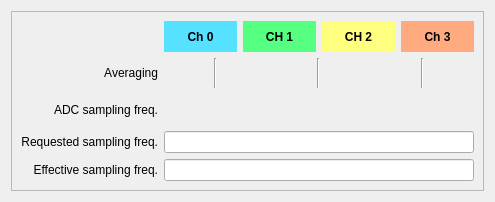
<?xml version="1.0" encoding="UTF-8"?>
<ui version="4.0">
 <class>Form</class>
 <widget class="QWidget" name="Form">
  <property name="geometry">
   <rect>
    <x>0</x>
    <y>0</y>
    <width>495</width>
    <height>202</height>
   </rect>
  </property>
  <property name="windowTitle">
   <string>Scope${MUX} decimation settings</string>
  </property>
  <layout class="QGridLayout" name="gridLayout">
   <item row="0" column="0">
    <widget class="QFrame" name="frame">
     <property name="frameShape">
      <enum>QFrame::StyledPanel</enum>
     </property>
     <property name="frameShadow">
      <enum>QFrame::Raised</enum>
     </property>
     <layout class="QGridLayout" name="gridLayout_2">
      <item row="3" column="0">
       <widget class="QLabel" name="label_2">
        <property name="text">
         <string>Requested sampling freq.</string>
        </property>
        <property name="alignment">
         <set>Qt::AlignRight|Qt::AlignTrailing|Qt::AlignVCenter</set>
        </property>
       </widget>
      </item>
      <item row="1" column="1">
       <layout class="QHBoxLayout" name="horizontalLayout_7" stretch="0,0,0,0,0,0,0,0,0,0,0,0,0">
        <item>
         <widget class="PyDMEnumButton" name="PyDMEnumButton_27">
          <property name="maximumSize">
           <size>
            <width>16777215</width>
            <height>44</height>
           </size>
          </property>
          <property name="font">
           <font>
            <pointsize>8</pointsize>
           </font>
          </property>
          <property name="toolTip">
           <string/>
          </property>
          <property name="styleSheet">
           <string notr="true">QPushButton{font: 8px;}</string>
          </property>
          <property name="channel" stdset="0">
           <string>ca://${DEVICE}:DAQMUX${MUX}_DECIMATIONAVG0</string>
          </property>
          <property name="orientation" stdset="0">
           <enum>Qt::Horizontal</enum>
          </property>
          <property name="marginTop" stdset="0">
           <number>0</number>
          </property>
          <property name="marginBottom" stdset="0">
           <number>0</number>
          </property>
          <property name="marginLeft" stdset="0">
           <number>0</number>
          </property>
          <property name="marginRight" stdset="0">
           <number>0</number>
          </property>
          <property name="horizontalSpacing" stdset="0">
           <number>0</number>
          </property>
          <property name="verticalSpacing" stdset="0">
           <number>0</number>
          </property>
         </widget>
        </item>
        <item>
         <spacer name="horizontalSpacer_3">
          <property name="orientation">
           <enum>Qt::Horizontal</enum>
          </property>
          <property name="sizeHint" stdset="0">
           <size>
            <width>40</width>
            <height>20</height>
           </size>
          </property>
         </spacer>
        </item>
        <item>
         <widget class="Line" name="line">
          <property name="orientation">
           <enum>Qt::Vertical</enum>
          </property>
         </widget>
        </item>
        <item>
         <spacer name="horizontalSpacer_2">
          <property name="orientation">
           <enum>Qt::Horizontal</enum>
          </property>
          <property name="sizeHint" stdset="0">
           <size>
            <width>40</width>
            <height>20</height>
           </size>
          </property>
         </spacer>
        </item>
        <item>
         <widget class="PyDMEnumButton" name="PyDMEnumButton_30">
          <property name="maximumSize">
           <size>
            <width>16777215</width>
            <height>44</height>
           </size>
          </property>
          <property name="font">
           <font>
            <pointsize>8</pointsize>
           </font>
          </property>
          <property name="toolTip">
           <string/>
          </property>
          <property name="styleSheet">
           <string notr="true">QPushButton{font: 8px;}</string>
          </property>
          <property name="channel" stdset="0">
           <string>ca://${DEVICE}:DAQMUX${MUX}_DECIMATIONAVG1</string>
          </property>
          <property name="orientation" stdset="0">
           <enum>Qt::Horizontal</enum>
          </property>
          <property name="marginTop" stdset="0">
           <number>0</number>
          </property>
          <property name="marginBottom" stdset="0">
           <number>0</number>
          </property>
          <property name="marginLeft" stdset="0">
           <number>0</number>
          </property>
          <property name="marginRight" stdset="0">
           <number>0</number>
          </property>
          <property name="horizontalSpacing" stdset="0">
           <number>0</number>
          </property>
          <property name="verticalSpacing" stdset="0">
           <number>0</number>
          </property>
         </widget>
        </item>
        <item>
         <spacer name="horizontalSpacer_5">
          <property name="orientation">
           <enum>Qt::Horizontal</enum>
          </property>
          <property name="sizeHint" stdset="0">
           <size>
            <width>40</width>
            <height>20</height>
           </size>
          </property>
         </spacer>
        </item>
        <item>
         <widget class="Line" name="line_2">
          <property name="orientation">
           <enum>Qt::Vertical</enum>
          </property>
         </widget>
        </item>
        <item>
         <spacer name="horizontalSpacer_6">
          <property name="orientation">
           <enum>Qt::Horizontal</enum>
          </property>
          <property name="sizeHint" stdset="0">
           <size>
            <width>40</width>
            <height>20</height>
           </size>
          </property>
         </spacer>
        </item>
        <item>
         <widget class="PyDMEnumButton" name="PyDMEnumButton_32">
          <property name="maximumSize">
           <size>
            <width>16777215</width>
            <height>44</height>
           </size>
          </property>
          <property name="font">
           <font>
            <pointsize>8</pointsize>
           </font>
          </property>
          <property name="toolTip">
           <string/>
          </property>
          <property name="styleSheet">
           <string notr="true">QPushButton{font: 8px;}</string>
          </property>
          <property name="channel" stdset="0">
           <string>ca://${DEVICE}:DAQMUX${MUX}_DECIMATIONAVG2</string>
          </property>
          <property name="orientation" stdset="0">
           <enum>Qt::Horizontal</enum>
          </property>
          <property name="marginTop" stdset="0">
           <number>0</number>
          </property>
          <property name="marginBottom" stdset="0">
           <number>0</number>
          </property>
          <property name="marginLeft" stdset="0">
           <number>0</number>
          </property>
          <property name="marginRight" stdset="0">
           <number>0</number>
          </property>
          <property name="horizontalSpacing" stdset="0">
           <number>0</number>
          </property>
          <property name="verticalSpacing" stdset="0">
           <number>0</number>
          </property>
         </widget>
        </item>
        <item>
         <spacer name="horizontalSpacer_7">
          <property name="orientation">
           <enum>Qt::Horizontal</enum>
          </property>
          <property name="sizeHint" stdset="0">
           <size>
            <width>40</width>
            <height>20</height>
           </size>
          </property>
         </spacer>
        </item>
        <item>
         <widget class="Line" name="line_3">
          <property name="orientation">
           <enum>Qt::Vertical</enum>
          </property>
         </widget>
        </item>
        <item>
         <spacer name="horizontalSpacer_8">
          <property name="orientation">
           <enum>Qt::Horizontal</enum>
          </property>
          <property name="sizeHint" stdset="0">
           <size>
            <width>40</width>
            <height>20</height>
           </size>
          </property>
         </spacer>
        </item>
        <item>
         <widget class="PyDMEnumButton" name="PyDMEnumButton_34">
          <property name="maximumSize">
           <size>
            <width>16777215</width>
            <height>44</height>
           </size>
          </property>
          <property name="font">
           <font>
            <pointsize>8</pointsize>
           </font>
          </property>
          <property name="toolTip">
           <string/>
          </property>
          <property name="styleSheet">
           <string notr="true">QPushButton{font: 8px;}</string>
          </property>
          <property name="channel" stdset="0">
           <string>ca://${DEVICE}:DAQMUX${MUX}_DECIMATIONAVG3</string>
          </property>
          <property name="orientation" stdset="0">
           <enum>Qt::Horizontal</enum>
          </property>
          <property name="marginTop" stdset="0">
           <number>0</number>
          </property>
          <property name="marginBottom" stdset="0">
           <number>0</number>
          </property>
          <property name="marginLeft" stdset="0">
           <number>0</number>
          </property>
          <property name="marginRight" stdset="0">
           <number>0</number>
          </property>
          <property name="horizontalSpacing" stdset="0">
           <number>0</number>
          </property>
          <property name="verticalSpacing" stdset="0">
           <number>0</number>
          </property>
         </widget>
        </item>
       </layout>
      </item>
      <item row="2" column="0">
       <widget class="QLabel" name="label">
        <property name="text">
         <string>ADC sampling freq.</string>
        </property>
        <property name="alignment">
         <set>Qt::AlignRight|Qt::AlignTrailing|Qt::AlignVCenter</set>
        </property>
       </widget>
      </item>
      <item row="0" column="1">
       <layout class="QHBoxLayout" name="horizontalLayout_6" stretch="1,0,0,0">
        <item>
         <widget class="QLabel" name="label_32">
          <property name="sizePolicy">
           <sizepolicy hsizetype="Preferred" vsizetype="Preferred">
            <horstretch>1</horstretch>
            <verstretch>1</verstretch>
           </sizepolicy>
          </property>
          <property name="font">
           <font>
            <weight>75</weight>
            <bold>true</bold>
           </font>
          </property>
          <property name="styleSheet">
           <string notr="true">QLabel {
  background-color: rgb(85,225,255);
}
</string>
          </property>
          <property name="text">
           <string>Ch 0</string>
          </property>
          <property name="alignment">
           <set>Qt::AlignCenter</set>
          </property>
         </widget>
        </item>
        <item>
         <widget class="QLabel" name="label_33">
          <property name="sizePolicy">
           <sizepolicy hsizetype="Preferred" vsizetype="Preferred">
            <horstretch>1</horstretch>
            <verstretch>1</verstretch>
           </sizepolicy>
          </property>
          <property name="font">
           <font>
            <weight>75</weight>
            <bold>true</bold>
           </font>
          </property>
          <property name="styleSheet">
           <string notr="true">QLabel {
  background-color: rgb(85,255,127);
}</string>
          </property>
          <property name="text">
           <string>CH 1</string>
          </property>
          <property name="alignment">
           <set>Qt::AlignCenter</set>
          </property>
         </widget>
        </item>
        <item>
         <widget class="QLabel" name="label_34">
          <property name="sizePolicy">
           <sizepolicy hsizetype="Preferred" vsizetype="Preferred">
            <horstretch>1</horstretch>
            <verstretch>1</verstretch>
           </sizepolicy>
          </property>
          <property name="font">
           <font>
            <weight>75</weight>
            <bold>true</bold>
           </font>
          </property>
          <property name="styleSheet">
           <string notr="true">QLabel{
  background-color: rgb(255,255,127);
}</string>
          </property>
          <property name="text">
           <string>CH 2</string>
          </property>
          <property name="alignment">
           <set>Qt::AlignCenter</set>
          </property>
         </widget>
        </item>
        <item>
         <widget class="QLabel" name="label_35">
          <property name="sizePolicy">
           <sizepolicy hsizetype="Preferred" vsizetype="Preferred">
            <horstretch>1</horstretch>
            <verstretch>1</verstretch>
           </sizepolicy>
          </property>
          <property name="font">
           <font>
            <weight>75</weight>
            <bold>true</bold>
           </font>
          </property>
          <property name="styleSheet">
           <string notr="true">QLabel {
  background-color: rgb(255,170,127);
}</string>
          </property>
          <property name="text">
           <string>Ch 3</string>
          </property>
          <property name="alignment">
           <set>Qt::AlignCenter</set>
          </property>
         </widget>
        </item>
       </layout>
      </item>
      <item row="1" column="0">
       <widget class="QLabel" name="label_84">
        <property name="font">
         <font/>
        </property>
        <property name="styleSheet">
         <string notr="true"/>
        </property>
        <property name="text">
         <string>Averaging</string>
        </property>
        <property name="alignment">
         <set>Qt::AlignRight|Qt::AlignTrailing|Qt::AlignVCenter</set>
        </property>
       </widget>
      </item>
      <item row="3" column="1">
       <widget class="PyDMLineEdit" name="PyDMLineEdit_2">
        <property name="toolTip">
         <string/>
        </property>
        <property name="channel" stdset="0">
         <string>EM1K0:GMD:HPS:DAQMUX${MUX}_RQSMPLGFREQ</string>
        </property>
       </widget>
      </item>
      <item row="4" column="1">
       <widget class="PyDMLineEdit" name="PyDMLineEdit_3">
        <property name="toolTip">
         <string/>
        </property>
        <property name="channel" stdset="0">
         <string>EM1K0:GMD:HPS:DAQMUX${MUX}_APPSMPLGFREQ</string>
        </property>
       </widget>
      </item>
      <item row="4" column="0">
       <widget class="QLabel" name="label_3">
        <property name="text">
         <string>Effective sampling freq.</string>
        </property>
        <property name="alignment">
         <set>Qt::AlignRight|Qt::AlignTrailing|Qt::AlignVCenter</set>
        </property>
       </widget>
      </item>
      <item row="2" column="1">
       <widget class="PyDMLabel" name="PyDMLabel">
        <property name="toolTip">
         <string/>
        </property>
        <property name="channel" stdset="0">
         <string>EM1K0:GMD:HPS:DAQMUX${MUX}_ADCCLKFREQ</string>
        </property>
       </widget>
      </item>
     </layout>
    </widget>
   </item>
  </layout>
 </widget>
 <customwidgets>
  <customwidget>
   <class>PyDMLabel</class>
   <extends>QLabel</extends>
   <header>pydm.widgets.label</header>
  </customwidget>
  <customwidget>
   <class>PyDMEnumButton</class>
   <extends>QWidget</extends>
   <header>pydm.widgets.enum_button</header>
  </customwidget>
  <customwidget>
   <class>PyDMLineEdit</class>
   <extends>QLineEdit</extends>
   <header>pydm.widgets.line_edit</header>
  </customwidget>
 </customwidgets>
 <resources/>
 <connections/>
</ui>
